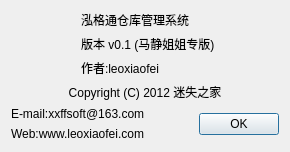
<?xml version="1.0" encoding="UTF-8"?>
<ui version="4.0">
 <class>MissAbout</class>
 <widget class="QDialog" name="MissAbout">
  <property name="geometry">
   <rect>
    <x>0</x>
    <y>0</y>
    <width>268</width>
    <height>147</height>
   </rect>
  </property>
  <property name="windowTitle">
   <string>关于...</string>
  </property>
  <layout class="QGridLayout" name="gridLayout">
   <item row="0" column="0" rowspan="3">
    <widget class="QLabel" name="label_7">
     <property name="text">
      <string/>
     </property>
     <property name="pixmap">
      <pixmap resource="missstock.qrc">:/MissStock/Resources/gnome-fs-desktop.png</pixmap>
     </property>
    </widget>
   </item>
   <item row="1" column="1" colspan="2">
    <widget class="QLabel" name="label_2">
     <property name="text">
      <string>版本 v0.1 (马静姐姐专版)</string>
     </property>
    </widget>
   </item>
   <item row="4" column="0" colspan="2">
    <widget class="QLabel" name="label_4">
     <property name="text">
      <string>E-mail:xxffsoft@163.com</string>
     </property>
    </widget>
   </item>
   <item row="4" column="2" rowspan="2">
    <widget class="QDialogButtonBox" name="buttonBox">
     <property name="standardButtons">
      <set>QDialogButtonBox::Ok</set>
     </property>
    </widget>
   </item>
   <item row="5" column="0" colspan="2">
    <widget class="QLabel" name="label_6">
     <property name="text">
      <string>Web:www.leoxiaofei.com</string>
     </property>
     <property name="textFormat">
      <enum>Qt::RichText</enum>
     </property>
    </widget>
   </item>
   <item row="3" column="0" colspan="3">
    <widget class="QLabel" name="label_3">
     <property name="text">
      <string>Copyright (C) 2012 迷失之家</string>
     </property>
     <property name="alignment">
      <set>Qt::AlignCenter</set>
     </property>
    </widget>
   </item>
   <item row="0" column="1" colspan="2">
    <widget class="QLabel" name="label">
     <property name="text">
      <string>泓格通仓库管理系统</string>
     </property>
    </widget>
   </item>
   <item row="2" column="1" colspan="2">
    <widget class="QLabel" name="label_5">
     <property name="text">
      <string>作者:leoxiaofei</string>
     </property>
    </widget>
   </item>
  </layout>
 </widget>
 <layoutdefault spacing="6" margin="11"/>
 <resources>
  <include location="missstock.qrc"/>
 </resources>
 <connections>
  <connection>
   <sender>buttonBox</sender>
   <signal>accepted()</signal>
   <receiver>MissAbout</receiver>
   <slot>accept()</slot>
   <hints>
    <hint type="sourcelabel">
     <x>203</x>
     <y>117</y>
    </hint>
    <hint type="destinationlabel">
     <x>228</x>
     <y>140</y>
    </hint>
   </hints>
  </connection>
 </connections>
</ui>
